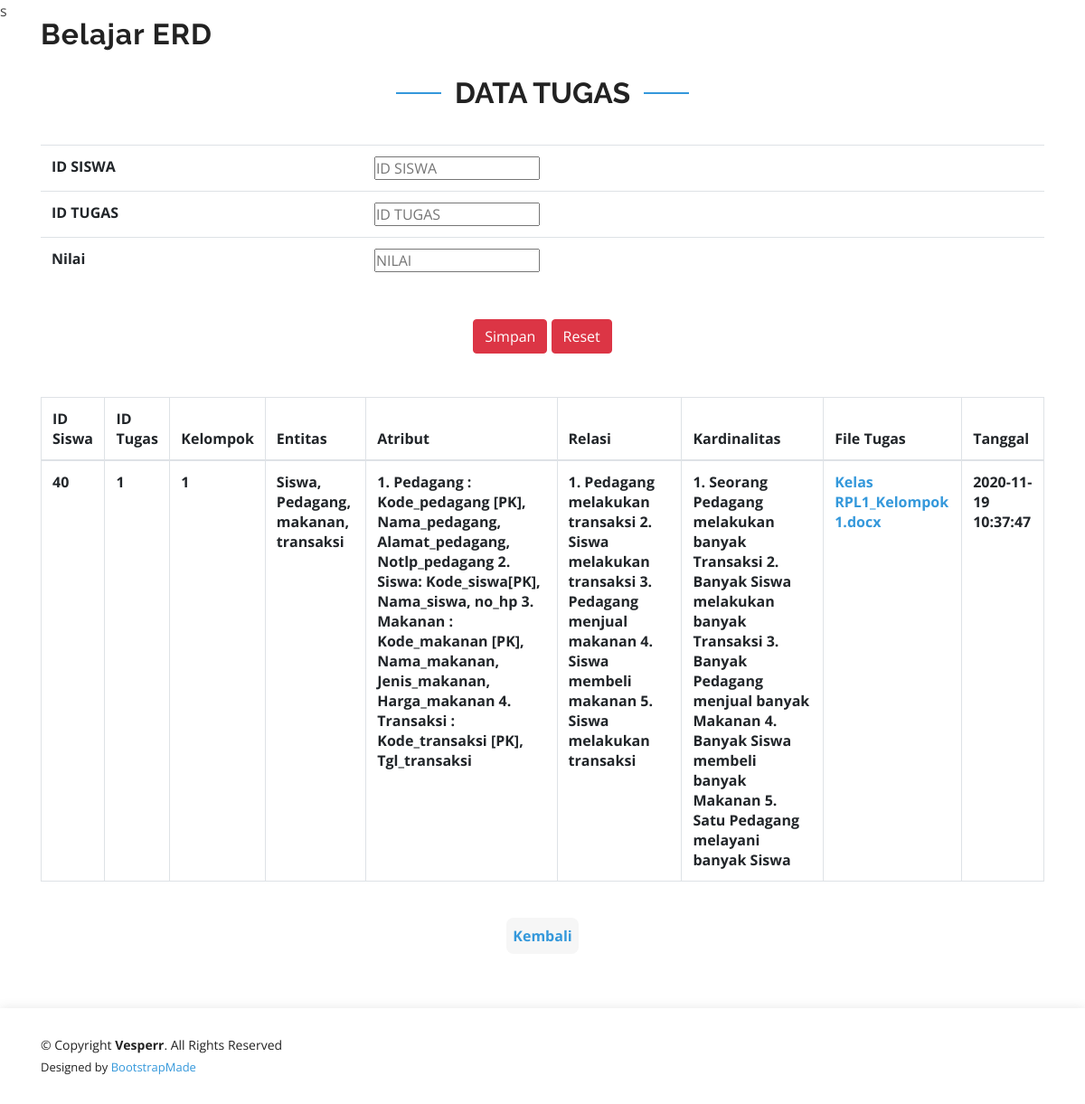
The page /index.php/c_guru/tampil_tugas on the database its author committed.
### tables this page shows
CREATE TABLE `jawaban_tugas` (
  `id_jawabantugas` int(11) NOT NULL,
  `id_siswa` int(11) NOT NULL,
  `id_kelompok` int(11) NOT NULL,
  `id_tugas` int(11) NOT NULL,
  `entitas` varchar(255) NOT NULL,
  `atribut` varchar(255) NOT NULL,
  `relasi` varchar(255) NOT NULL,
  `kardinalitas` varchar(255) NOT NULL,
  `file_name` varchar(255) NOT NULL,
  `file_size` varchar(255) NOT NULL,
  `tanggal` timestamp NOT NULL DEFAULT CURRENT_TIMESTAMP ON UPDATE CURRENT_TIMESTAMP
);

### application/models/M_guru.php (called while the page is built, shortened)
s<?php
class M_guru extends CI_model
{
	function selectjawabanTugas(){
		$this->db->select('*');
		$this->db->from('jawaban_tugas');
		return $this->db->get();
	}
}
?>

### application/controllers/C_guru.php (called while the page is built, shortened)
<?php
class C_guru extends CI_Controller
{
	function __construct()
	{
		$this->load->helper(array('form', 'url'));
	}
	public function tampil_tugas()
	{
		$this->load->Model('M_guru');
		$data['datauser'] = $this->M_guru->selectjawabanTugas()->result();
		$this->load->view('V_jawtugas', $data);
	}
}
?>

### index.php (called while the page is built, shortened)
<?php
require_once BASEPATH.'core/CodeIgniter.php';

### application/views/V_jawtugas.php (the view, shortened to what this page needs)
<!DOCTYPE html>
<html lang="en">
<head>
  <link rel="stylesheet" href="<?php echo base_url(); ?>assets/img/favicon.png" rel="icon">
  <link rel="stylesheet" href="<?php echo base_url(); ?>assets/img/apple-touch-icon.png" rel="apple-touch-icon">
  <link rel="stylesheet" href="<?php echo base_url(); ?>assets/vendor/bootstrap/css/bootstrap.min.css" rel="stylesheet">
  <link rel="stylesheet" href="<?php echo base_url(); ?>assets/vendor/icofont/icofont.min.css" rel="stylesheet">
  <link rel="stylesheet" href="<?php echo base_url(); ?>assets/vendor/remixicon/remixicon.css" rel="stylesheet">
  <link rel="stylesheet" href="<?php echo base_url(); ?>assets/vendor/boxicons/css/boxicons.min.css" rel="stylesheet">
  <link rel="stylesheet" href="<?php echo base_url(); ?>assets/vendor/owl.carousel/assets/owl.carousel.min.css" rel="stylesheet">
  <link rel="stylesheet" href="<?php echo base_url(); ?>assets/vendor/venobox/venobox.css" rel="stylesheet">
  <link rel="stylesheet" href="<?php echo base_url(); ?>assets/vendor/aos/aos.css" rel="stylesheet">
  <link rel="stylesheet" href="<?php echo base_url(); ?>assets/css/style.css" rel="stylesheet">
</head>
<body>
  <header id="header" class="fixed-top d-flex align-items-center">
    <div class="container d-flex align-items-center">
      <div class="logo mr-auto">
        <h1 class="text-light"><a href="<?php echo base_url(); ?>index.php/C_guru"><span>Belajar ERD</span></a></h1>
      </div>
    </div>
  </header>
    <section id="pricing" class="pricing">
      <div class="container">
        <div class="section-title">
          <h2>Data Tugas</h2>
        </div>
        <table class="table">
            <form action="<?php echo site_url('C_guru/insertnilaitugas'); ?>" method="POST">
            <tr>
            <th> ID SISWA </th>
            <td> <input type="text" name="id_siswa" placeholder="ID SISWA"> </td> </tr>
            <tr>
            <th> ID TUGAS </th>
            <td> <input type="text" name="id_tugas" placeholder="ID TUGAS">  </td> </tr>
            <tr>
            <th> Nilai </th>
            <td> <input type="text" name="nilai" placeholder="NILAI"> </td> </tr>
          </table> <br>
          <center>
           <input type="submit" class="btn btn-danger" value="Simpan">
          <input type="reset" class="btn btn-danger"> <br>
            <br> <br>
          <table id="example1" class="table table-bordered table-hover" border="1px">
            <thead class="danger">
              <tr class="danger">
                <th>ID Siswa</th>
                <th>ID Tugas</th>
                <th>Kelompok</th>
                <th>Entitas</th>
                <th>Atribut</th>
                <th>Relasi</th>
                <th>Kardinalitas</th>
                <th>File Tugas</th>
                <th>Tanggal</th>
              </tr>
            </thead>
            <tbody>
              <?php
                foreach ($datauser as $key) {
              ?>
              <tr>
                <th><?php echo $key->id_siswa; ?></th>
                <th><?php echo $key->id_tugas; ?></th>
                <th><?php echo $key->id_kelompok; ?></th>
                <th><?php echo $key->entitas; ?></th>
                <th><?php echo $key->atribut; ?></th>
                <th><?php echo $key->relasi; ?></th>
                <th><?php echo $key->kardinalitas; ?></th>
                <th><a href="<?php echo base_url('upload/'.$key->file_name)?>"><?php echo $key->file_name; ?></th>
                <th><?php echo $key->tanggal; ?></th>
              </tr>
              <?php
                }
              ?>
            </tbody>
          </table>
        <div data-aos="zoom-in">
          <br>
          <button type="submit" style="width: 80px; height: 40px; background-color: #f6f6f6; border: none; border-radius: 8px; margin-left: 0px;"><a href="<?php echo base_url(); ?>index.php/C_guru"><b>Kembali</b></a></button>
        </div>
      </div>
    </section>
  <footer id="footer">
    <div class="container">
      <div class="row d-flex align-items-center">
        <div class="col-lg-6 text-lg-left text-center">
          <div class="copyright">
            &copy; Copyright <strong>Vesperr</strong>. All Rights Reserved
          </div>
          <div class="credits">
            Designed by <a href="https://bootstrapmade.com/">BootstrapMade</a>
          </div>
        </div>
      </div>
    </div>
  </footer>
</body>
</html>

### assets/css/style.css (style rules this page uses)
* { margin: 0; padding: 0; box-sizing: border-box; }
body { font-family: "Open Sans", sans-serif; color: #444444; }
a { color: #3498db; }
h1, h2, h3, h4, h5, h6 { font-family: "Raleway", sans-serif; }
#header { z-index: 997; transition: all 0.5s; padding: 22px 0; }
#header .logo h1 { font-size: 32px; margin: 0; padding: 0; line-height: 1; font-weight: 700; letter-spacing: 1px; }
#header .logo h1 a, #header .logo h1 a:hover { color: #222222; text-decoration: none; }
section { padding: 60px 0; overflow: hidden; }
.section-title { text-align: center; padding-bottom: 30px; }
.section-title h2 { font-size: 32px; font-weight: bold; text-transform: uppercase; position: relative; color: #222222; }
.section-title h2::before, .section-title h2::after { content: ''; width: 50px; height: 2px; background: #3498db; display: inline-block; }
.section-title h2::before { margin: 0 15px 10px 0; }
.section-title h2::after { margin: 0 0 10px 15px; }
#footer { background: #fff; box-shadow: 0px 0px 12px 0px rgba(0, 0, 0, 0.1); padding: 30px 0; color: #222222; font-size: 14px; }
#footer .credits { font-size: 13px; padding-top: 5px; color: #222222; }

### rows shown on the page
jawaban_tugas: id_siswa "40", id_tugas "1", id_kelompok "1", entitas "Siswa, Pedagang, makanan, transaksi", atribut "1. Pedagang : Kode_pedagang [PK], Nama_pedagang, Alamat_pedagang, Notlp_pedagang 2. Siswa: Kode_siswa[PK], Nama_siswa, no_hp 3. Makanan : Kode_makanan [PK], Nama_makanan, Jenis_makanan, Harga_makanan 4. Transaksi : Kode_transaksi [PK], Tgl_transaksi", relasi "1. Pedagang melakukan transaksi 2. Siswa melakukan transaksi 3. Pedagang menjual makanan 4. Siswa membeli makanan 5. Siswa melakukan transaksi", kardinalitas "1. Seorang Pedagang melakukan banyak Transaksi 2. Banyak Siswa melakukan banyak Transaksi 3. Banyak Pedagang menjual banyak Makanan 4. Banyak Siswa membeli banyak Makanan 5. Satu Pedagang melayani banyak Siswa", file_name "Kelas RPL1_Kelompok 1.docx", tanggal "2020-11-19 10:37:47"
